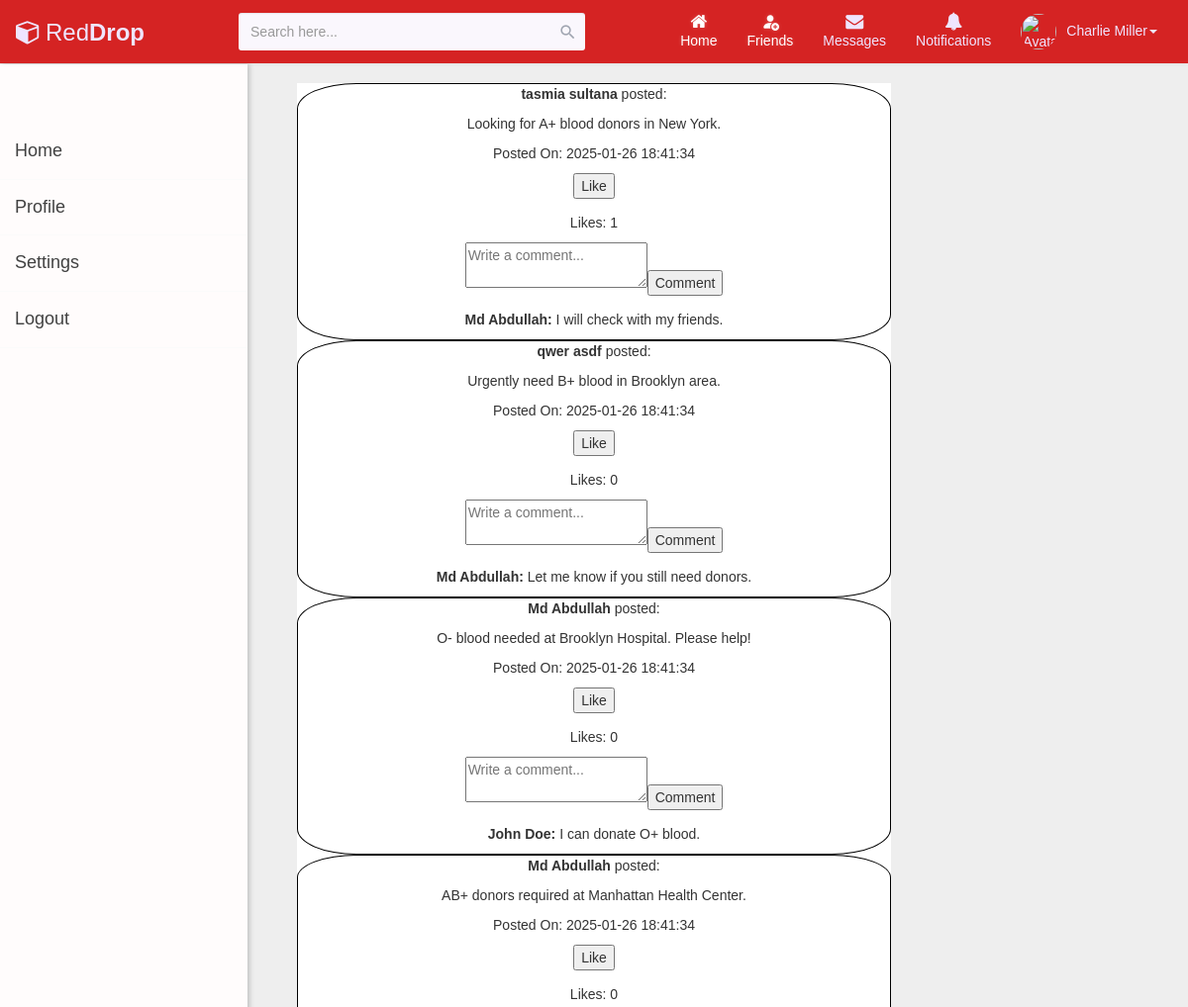
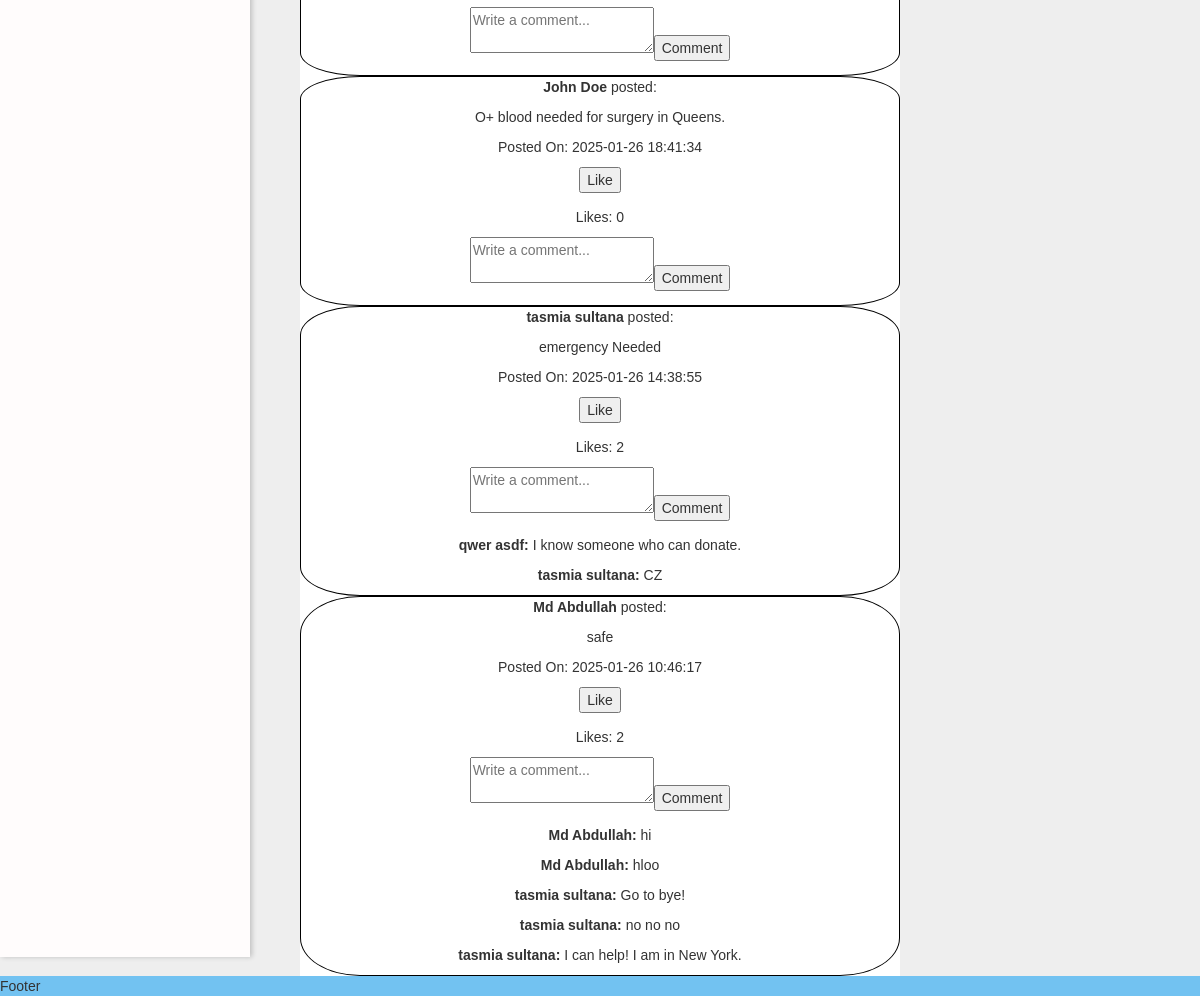
Page /dashboard.php (signed in) on the committed database (2 pictures, top to bottom).
### tables this page shows
CREATE TABLE `users` (
  `userId` int(11) NOT NULL,
  `firstName` varchar(50) DEFAULT NULL,
  `lastName` varchar(50) DEFAULT NULL,
  `userName` varchar(50) DEFAULT NULL,
  `email` varchar(100) DEFAULT NULL,
  `password` varchar(255) DEFAULT NULL,
  `phoneNumber` varchar(15) DEFAULT NULL,
  `dob` date DEFAULT NULL,
  `gender` enum('Male','Female','Other') DEFAULT NULL,
  `bloodType` enum('A+','A-','B+','B-','O+','O-','AB+','AB-') DEFAULT NULL,
  `area` varchar(100) DEFAULT NULL,
  `city` varchar(50) DEFAULT NULL,
  `zipcode` varchar(10) DEFAULT NULL,
  `status` enum('Active','Inactive') DEFAULT NULL,
  `profile_picture` longblob DEFAULT NULL
);

CREATE TABLE `posts` (
  `postId` int(11) NOT NULL,
  `userId` int(11) DEFAULT NULL,
  `content` text DEFAULT NULL,
  `postDate` timestamp NOT NULL DEFAULT current_timestamp()
);

CREATE TABLE `comments` (
  `commentId` int(11) NOT NULL,
  `postId` int(11) DEFAULT NULL,
  `userId` int(11) DEFAULT NULL,
  `content` text DEFAULT NULL,
  `date` timestamp NOT NULL DEFAULT current_timestamp()
);

### showPost.php (the view, shortened to what this page needs)
<?php
include './phpFiles/config.php';
$sql = "SELECT p.postId, p.content, p.postDate, u.firstName, u.lastName
        FROM Posts p
        JOIN Users u ON p.userId = u.userId
        ORDER BY p.postDate DESC";
$result = $conn->query($sql);
while ($post = $result->fetch_assoc()) {
    echo "<div class='post' style='border:1px black solid;border-radius:10%'>";
    echo "<p><strong>" . htmlspecialchars($post['firstName']) . " " . htmlspecialchars($post['lastName']) . "</strong> posted:</p>";
    echo "<p>" . htmlspecialchars($post['content']) . "</p>";
    echo "<p>Posted On: " . htmlspecialchars($post['postDate']) . "</p>";
    echo "<form method='POST' action='likePost.php'>";
    echo "<button type='submit'>Like</button>";
    echo "</form>";
    $likeQuery = "SELECT COUNT(*) AS likeCount FROM Likes WHERE postId = ?";
    $stmt = $conn->prepare($likeQuery);
    $stmt->bind_param("i", $post['postId']);
    $stmt->execute();
    $likeResult = $stmt->get_result();
    $likeData = $likeResult->fetch_assoc();
    echo "<p>Likes: " . $likeData['likeCount'] . "</p>";
    echo "<form method='POST' action='commentPost.php'>";
    echo "<textarea name='content' placeholder='Write a comment...' required></textarea>";
    echo "<button type='submit'>Comment</button>";
    echo "</form>";
    $commentQuery = "SELECT c.content, c.date, u.firstName, u.lastName
                     FROM Comments c
                     JOIN Users u ON c.userId = u.userId
                     WHERE c.postId = ?
                     ORDER BY c.date ASC";
    $stmt = $conn->prepare($commentQuery);
    $stmt->bind_param("i", $post['postId']);
    $stmt->execute();
    $commentResult = $stmt->get_result();
    echo "<div class='comments'>";
    while ($comment = $commentResult->fetch_assoc()) {
        echo "<p><strong>" . htmlspecialchars($comment['firstName']) . " " . htmlspecialchars($comment['lastName']) . ":</strong> " . htmlspecialchars($comment['content']) . "</p>";
    }
    echo "</div>";
    echo "</div>";
}
?>

### dashboard.php (shortened to what this page needs)
<head>
</head>
<div class="holy-grail-grid">
    <header class="header"><?php include 'header.php'?></header>
    <main class="main-content">
    <?php include('showPost.php')?>
    </main>
    <section class="left-sidebar"><?php include 'sidebar.php'?></section>
    <aside class="right-sidebar"></aside>
    <footer class="footer">Footer</footer>
</div>

### header.php (shortened to what this page needs)
<?php
$conn=mysqli_connect("localhost","root","","red_drop") or die("DB CONNECT FAILED");
$user_email=$_SESSION['email'];
$query = "SELECT firstname,lastname,email,BloodType profile_picture FROM users WHERE email = ?";
$stmt = $conn->prepare($query);
$stmt->bind_param("s", $user_email);
$stmt->execute();
$result = $stmt->get_result();
?>
<!DOCTYPE html>
<html lang="en">
<head>
<link rel="stylesheet" href="https://maxcdn.bootstrapcdn.com/font-awesome/4.7.0/css/font-awesome.min.css">
<link rel="stylesheet" href="https://maxcdn.bootstrapcdn.com/bootstrap/3.3.7/css/bootstrap.min.css">
<link rel="stylesheet" href="https://cdn.jsdelivr.net/npm/bootstrap-icons@1.11.3/font/bootstrap-icons.min.css">
<link rel="stylesheet" href="./assets/css/header.css">
</head>
<body>
<nav class="navbar navbar-inverse navbar-expand-xl navbar-dark">
	<div class="navbar-header">
		<a class="navbar-brand" href="#"><i class="fa fa-cube"></i>Red<b>Drop</b></a>
	</div>
	<div id="navbarCollapse" class="collapse navbar-collapse">
		<form class="navbar-form form-inline">
			<div class="input-group search-box">
				<input type="text" id="search" class="form-control" placeholder="Search here...">
				<span class="input-group-addon"><i class="material-icons">&#xE8B6;</i></span>
			</div>
		</form>
		<ul class="nav navbar-nav navbar-right">
			<li class="active"><a href="dasboard.php"><i class="fa fa-home"></i><span>Home</span></a></li>
			<li class="active"><a href="./addFriends/allUsers.php"><i class="bi bi-person-fill-add"></i><span>Friends</span></a></li>
			<li><a href=""><i class="fa fa-envelope"></i><span>Messages</span></a></li>
			<li><a href="notifications.php"><i class="fa fa-bell"></i><span>Notifications</span></a></li>
			<?php
			if ($result->num_rows > 0) {
				$user = $result->fetch_assoc();
			?>
			<li class="dropdown">
				<a href="#" data-toggle="dropdown" class="dropdown-toggle user-action"><img src="./phpFiles/get_profile_picture.php" class="avatar" alt="Avatar"><?php echo $user["firstname"] ." ".$user["lastname"] ?><b class="caret"></b></a>
				<?php
			} else {
				echo "User not found.";
			}
				?>
			</li>
		</ul>
	</div>
</nav>
</body>
</html>

### sidebar.php (shortened to what this page needs)
<!doctype html>
<html lang="en">
<head>
    <link rel="stylesheet" href="./assets/css/sidebar.css">
    <link href="" rel="stylesheet">
</head>
<div class="sidebar">
        <a href="#home">Home</a>
        <a href="#profile">Profile</a>
        <a href="#settings">Settings</a>
        <a href="#logout">Logout</a>
    </div>
</body>
</html>

### assets/css/header.css (style rules this page uses)
body { background: #eeeeee; font-family: 'Varela Round', sans-serif; }
.form-inline { display: inline-block; }
.navbar { color: #fff; background:#d52323; padding: 5px 16px; border-radius: 0; border: none; box-shadow: 0 0 4px rgba(0,0,0,.1); }
.navbar img { border-radius: 50%; width: 36px; height: 36px; margin-right: 10px; }
.navbar .navbar-brand { color: #efe5ff; padding-left: 0; padding-right: 50px; font-size: 24px; }
.navbar .navbar-brand i { font-size: 25px; margin-right: 5px; }
.search-box { position: relative; }
.search-box input { padding-right: 35px; min-height: 38px; border: none; background: #faf7fd; border-radius: 3px !important; }
.search-box .input-group-addon { min-width: 35px; border: none; background: transparent; position: absolute; right: 0; z-index: 9; padding: 10px 7px; height: 100%; }
.search-box i { color: #a0a5b1; font-size: 19px; }
.navbar ul li i { font-size: 18px; }
.navbar .nav > li a { color: #efe5ff; padding: 8px 15px; font-size: 14px; }
.navbar .nav > li > a > i { display: block; text-align: center; }
.navbar .nav .active a, .navbar .nav .active a:hover, .navbar .nav .active a:focus { color: #fff; text-shadow: 0 0 4px rgba(255,255,255,0.2); background: transparent !important; }
.navbar .nav .user-action { padding: 9px 15px; }
@media (min-width: 1200px) { .form-inline .input-group { width: 350px; margin-left: 30px; } }

### assets/css/sidebar.css (style rules this page uses)
body { margin: 0; font-family: Arial, sans-serif; }
.sidebar { margin-top: -19px; height: 100%; width: 250px; top: 0; left: 0; background-color: #fffcfc; padding-top: 60px; box-shadow: 2px 0 5px rgba(0, 0, 0, 0.2); z-index: 999; overflow-y: auto; }
.sidebar a { display: block; color: rgb(65, 65, 65); padding: 15px; text-decoration: none; font-size: 18px; border-bottom: 1px solid #fbfbfb; }

### dashboard.php (style rules this page uses)
.holy-grail-grid { display:grid; grid-template-areas: 'header' 'main-content' 'left-sidebar' 'right-sidebar' 'footer'; }
.holy-grail-grid > .header { grid-area:header; width:100%; }
.holy-grail-grid > .main-content { grid-area:main-content; background:#fff; text-align: center; }
.holy-grail-grid > .left-sidebar { grid-area:left-sidebar; }
.holy-grail-grid > .right-sidebar { grid-area:right-sidebar; }
.holy-grail-grid > .footer { grid-area:footer; background:#72c2f1; }
@media (min-width:768px) { .holy-grail-grid { grid-template-columns: 1fr 1fr; grid-template-areas: 'header header' 'main-content main-content' 'left-sidebar right-sidebar' 'footer footer'; } }
@media (min-width:1024px) { .holy-grail-grid { grid-template-columns: repeat(4, 1fr); grid-template-areas: 'header header header header' 'left-sidebar main-content main-content right-sidebar' 'footer footer footer footer'; } }

### rows in the picture
users: firstName "Charlie", lastName "Miller"
posts: userId.firstName "tasmia", userId.lastName "sultana", content "Looking for A+ blood donors in New York.", postDate "2025-01-26 18:41:34", likeCount "1"
comments: userId.firstName "Md", userId.lastName "Abdullah", content "I will check with my friends."
posts: userId.firstName "qwer", userId.lastName "asdf", content "Urgently need B+ blood in Brooklyn area.", postDate "2025-01-26 18:41:34", likeCount "0"
comments: userId.firstName "Md", userId.lastName "Abdullah", content "Let me know if you still need donors."
posts: userId.firstName "Md", userId.lastName "Abdullah", content "O- blood needed at Brooklyn Hospital. Please help!", postDate "2025-01-26 18:41:34", likeCount "0"
comments: userId.firstName "John", userId.lastName "Doe", content "I can donate O+ blood."
posts: userId.firstName "Md", userId.lastName "Abdullah", content "AB+ donors required at Manhattan Health Center.", postDate "2025-01-26 18:41:34", likeCount "0"
posts: userId.firstName "John", userId.lastName "Doe", content "O+ blood needed for surgery in Queens.", postDate "2025-01-26 18:41:34", likeCount "0"
posts: userId.firstName "tasmia", userId.lastName "sultana", content "emergency Needed", postDate "2025-01-26 14:38:55", likeCount "2"
comments: userId.firstName "qwer", userId.lastName "asdf", content "I know someone who can donate."
comments: userId.firstName "tasmia", userId.lastName "sultana", content "CZ"
posts: userId.firstName "Md", userId.lastName "Abdullah", content "safe", postDate "2025-01-26 10:46:17", likeCount "2"
comments: userId.firstName "Md", userId.lastName "Abdullah", content "hi"
comments: userId.firstName "Md", userId.lastName "Abdullah", content "hloo"
comments: userId.firstName "tasmia", userId.lastName "sultana", content "Go to bye!"
comments: userId.firstName "tasmia", userId.lastName "sultana", content "no no no"
comments: userId.firstName "tasmia", userId.lastName "sultana", content "I can help! I am in New York."
